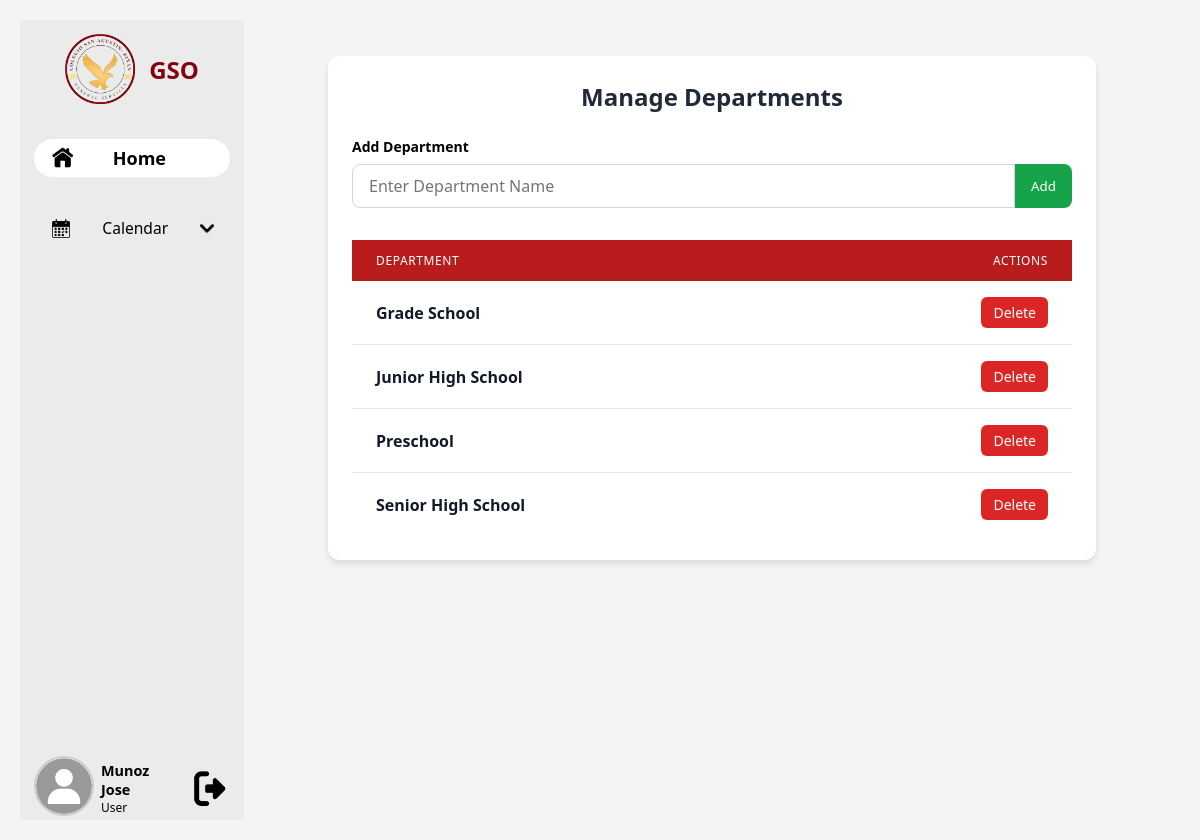
Page /GSO.php?mdep=a (signed in) on the committed database.
### tables this page shows
CREATE TABLE `departmentstb` (
  `id` int(11) NOT NULL AUTO_INCREMENT,
  `department` varchar(20) NOT NULL,
  PRIMARY KEY (`id`),
  UNIQUE KEY `department` (`department`)
);

### managedept.php (the view, shortened to what this page needs)
<!DOCTYPE html>
<html lang="en">
<head>
</head>
<body>
    <div class="container">
        <h2>Manage Departments</h2>
        <?php
            $servername = "localhost";
            $username = "root";
            $password = "";
            $dbname = "vehiclemonitoringdbms";
            $conn = new mysqli($servername, $username, $password, $dbname);
            $result = $conn->query("SELECT * FROM departmentstb");
        ?>
        <form method="POST" class="form-group">
            <label for="dept_name"><strong>Add Department</strong></label>
            <div class="input-group">
                <input type="text" name="department" id="dept_name" required placeholder="Enter Department Name">
                <button type="submit" name="add" class="add-btn">Add</button>
            </div>
        </form>
        <div style="overflow-x: auto;">
            <table>
                <thead>
                    <tr>
                        <th>Department</th>
                        <th style="text-align: right;">Actions</th>
                    </tr>
                </thead>
                <tbody>
                    <?php while ($row = $result->fetch_assoc()): ?>
                    <tr>
                        <td><?php echo htmlspecialchars($row["department"]); ?></td>
                        <td style="text-align: right;">
                            <form method="POST" style="display: inline;">
                                <button type="submit" name="delete" class="delete-btn">Delete</button>
                            </form>
                        </td>
                    </tr>
                    <?php endwhile; ?>
                </tbody>
            </table>
        </div>
    </div>
</body>
</html>

### styles.css (style rules this page uses)
:root { --light-gray: #ebebeb; --dark-gray: #bcbcbc; --sidebar-width: 23.33vw; --maroon: #80050d; --yellow: #efb954; }
* { margin: 0; padding: 0; box-sizing: border-box; text-decoration: none; color: black; }
body { padding: 0; font-family: 'Roboto', sans-serif; background-color: white; display: flex; flex-direction: row; }

### managedept.php (style rules this page uses)
* { box-sizing: border-box; margin: 0; padding: 0; font-family: 'Segoe UI', Tahoma, Geneva, Verdana, sans-serif; }
body { background-color: #f3f4f6; padding: 20px; }
.container { max-width: 900px; margin: 0 auto; background-color: white; border-radius: 12px; box-shadow: 0 4px 6px rgba(0, 0, 0, 0.1); overflow: hidden; padding: 24px; }
h2 { font-size: 1.5rem; font-weight: 700; color: #1f2937; margin-bottom: 24px; text-align: center; }
.form-group { margin-bottom: 32px; }
label { display: block; font-size: 0.875rem; font-weight: 500; color: #374151; margin-bottom: 8px; }
.input-group { display: flex; width: 100%; }
input[type="text"] { flex-grow: 1; padding: 10px 16px; border: 1px solid #d1d5db; border-radius: 8px 0 0 8px; font-size: 1rem; outline: none; transition: border-color 0.2s, box-shadow 0.2s; }
button[type="submit"].add-btn { padding: 10px 16px; background-color: #16a34a; color: white; font-weight: 500; border: none; border-radius: 0 8px 8px 0; cursor: pointer; transition: background-color 0.2s; }
table { width: 100%; border-collapse: collapse; }
thead { background-color: #b91c1c; }
th { padding: 12px 24px; text-align: left; font-size: 0.75rem; font-weight: 500; color: white; text-transform: uppercase; letter-spacing: 0.05em; }
td { padding: 16px 24px; font-weight: 600; color: #111827; }
tr { border-bottom: 1px solid #e5e7eb; }
tr:last-child { border-bottom: none; }
.delete-btn { padding: 6px 12px; background-color: #dc2626; color: white; font-size: 0.875rem; font-weight: 500; border: none; border-radius: 6px; cursor: pointer; transition: background-color 0.2s; }

### rows in the picture
departmentstb: department "Grade School"
departmentstb: department "Junior High School"
departmentstb: department "Preschool"
departmentstb: department "Senior High School"

### other values in the picture
$_SESSION['lname'] "Munoz"
$_SESSION['fname'] "Jose"
$_SESSION['role'] "User"
